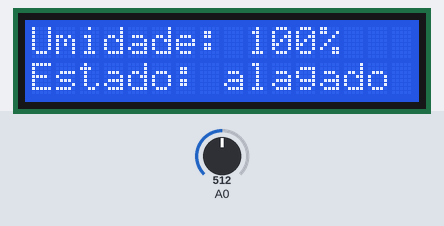
The sketch below on a simulated Arduino Uno, built with avr-gcc and run on an emulated ATmega328P. Shown: 16×2 character LCD. Inputs (shaded band) come from the test bench; at power-on: A0 = 512. What the sketch prints to the serial monitor is not drawn.

Above: at 1.2 s.
1.3 s: A0 set to 773
At 2.2 s:
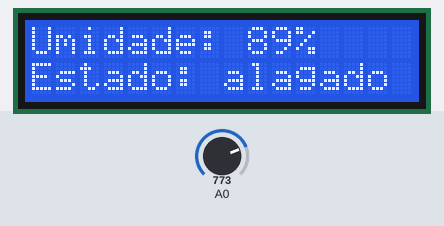
3.3 s: A0 set to 792
At 4.1 s:
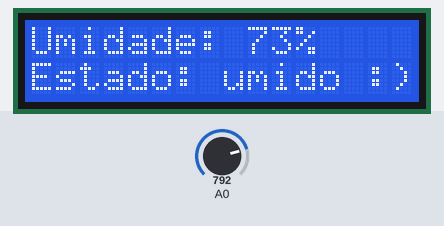
4.9 s: A0 set to 830
At 5.8 s:
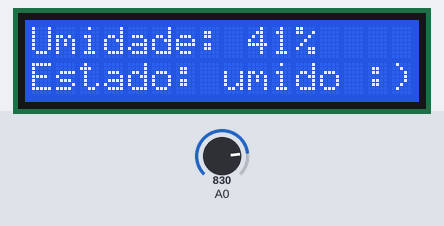
6.6 s: A0 set to 854
At 7.5 s:
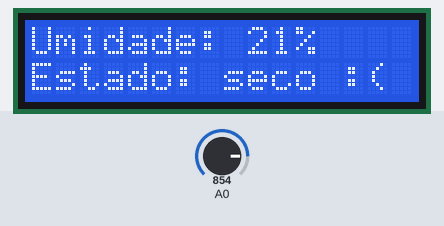
8.3 s: A0 set to 750
At 9.3 s:
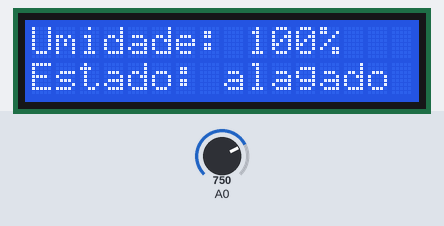
Timing chart, 0 to 11.0 s (numbered marks = the images above; inputs shaded):
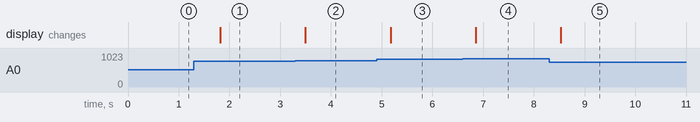

Measured:
- the behaviour switches between 782 and 783 on A0 (found by bisection; images 1 and 2)
- the behaviour switches between 844 and 845 on A0 (found by bisection; images 3 and 4)
- after the input at 1.3 s, the display: changes after 0.51 s (image 1)
- after the input at 3.3 s, the display: changes after 0.20 s (image 2)
- after the input at 4.9 s, the display: changes after 0.28 s (image 3)
- after the input at 6.6 s, the display: changes after 0.26 s (image 4)
- after the input at 8.3 s, the display: changes after 0.24 s (image 5)

The sketch:

Sensor_Umidade_PCUNB.ino
```cpp
#include <Wire.h>
#include <LiquidCrystal_I2C.h>

// Endereço do LCD I2C e tamanho do display (16 colunas e 2 linhas)
LiquidCrystal_I2C lcd(0x27, 16, 2);  // O endereço do I2C pode ser 0x27 ou 0x3F, dependendo do módulo

// Define o 100% e o 0% de umidade
const int umidadeMax = 760;   // Valor mínimo do sensor
const int umidadeMin = 880; // Valor máximo do sensor
char buffer[16];
char status[16];

void setup() {
  // Inicializa a comunicação serial
  Serial.begin(9600);

  // Inicializa o LCD com o número de colunas e linhas
  lcd.init();

  // Define o brilho do LCD (opcional, dependendo do módulo)
  lcd.backlight();


}

void loop() {
  // Lê o valor do sensor conectado ao pino analógico 0
  int valorSensor = analogRead(0);

  // Converte o valor do sensor para porcentagem
  int porcentagem = map(valorSensor, umidadeMin, umidadeMax, 0, 100);
  int umidade = constrain(porcentagem, 0, 100);

  // Formata o texto
  sprintf(buffer, "Umidade: %d%%", umidade);  // Formata o texto

  // Imprime o valor da umidade no monitor serial
  Serial.println(umidade);
  Serial.println(valorSensor);
  Serial.println();
  // Move o cursor para a primeira coluna da primeira linha
  lcd.setCursor(0, 0);

  // Limpa a linha do LCD com espaços
  lcd.print("                "); // Limpa a linha (16 espaços)

  // Move o cursor de volta para a primeira coluna da primeira linha
  lcd.setCursor(0, 0);


  // Exibe a string formatada no LCD
  lcd.print(buffer);

  lcd.setCursor(0, 1); // Move o cursor para a primeira coluna da segunda linha


  if (umidade < 30) {
    sprintf(status, "Estado: seco :(");  // Formata o texto
  }
  else if (umidade > 80) {
    sprintf(status, "Estado: alagado :(");  // Formata o texto
  }
  else {
    sprintf(status, "Estado: umido :)");  // Formata o texto
  }

  lcd.setCursor(0, 1); // Move o cursor para a nona coluna da primeira linha

  // Limpa a linha do LCD com espaços
  lcd.print("                "); // Limpa a linha (16 espaços)

    // Move o cursor de volta para a primeira coluna da primeira linha
  lcd.setCursor(0, 1);

  // Exibe o status do solo
  lcd.print(status);

  // Aguarda 500 milissegundos antes de atualizar o display
  delay(500);
}
```
